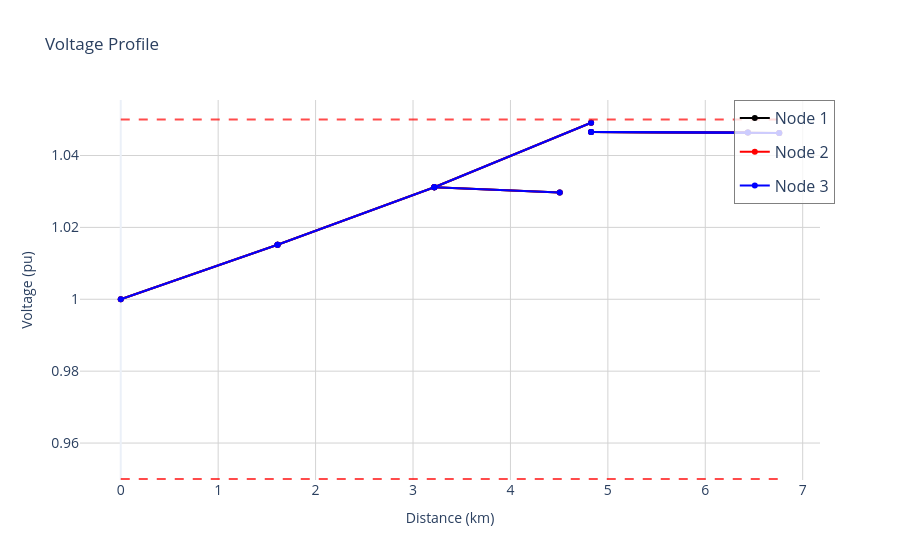

The cell this chart's notebook holds for it:
### Code cell
dss_tools.interactive_view.voltage_profile()

### Figure 1 — Plotly figure (JSON) as saved in the notebook; plotly's stock layout.template omitted (floating-point values rounded to 4 significant figures)
{"data": [{"customdata": [["0"], ["1"]], "hovertemplate": "Bus: %{customdata[0]}<br>Distance: %{x}<br>Voltage: %{y:.3f} pu<extra></extra>", "legendgroup": "Node 1", "line": {"color": "black"}, "marker": {"color": "black"}, "mode": "lines+markers", "name": "Node 1", "showlegend": true, "x": [0.0, 1.609], "y": [1.0, 1.015], "type": "scatter"}, {"customdata": [["1"], ["2"]], "hovertemplate": "Bus: %{customdata[0]}<br>Distance: %{x}<br>Voltage: %{y:.3f} pu<extra></extra>", "legendgroup": "Node 1", "line": {"color": "black"}, "marker": {"color": "black"}, "mode": "lines+markers", "name": "Node 1", "showlegend": false, "x": [1.609, 3.219], "y": [1.015, 1.031], "type": "scatter"}, {"customdata": [["2"], ["3"]], "hovertemplate": "Bus: %{customdata[0]}<br>Distance: %{x}<br>Voltage: %{y:.3f} pu<extra></extra>", "legendgroup": "Node 1", "line": {"color": "black"}, "marker": {"color": "black"}, "mode": "lines+markers", "name": "Node 1", "showlegend": false, "x": [3.219, 4.506], "y": [1.031, 1.03], "type": "scatter"}, {"customdata": [["2"], ["4"]], "hovertemplate": "Bus: %{customdata[0]}<br>Distance: %{x}<br>Voltage: %{y:.3f} pu<extra></extra>", "legendgroup": "Node 1", "line": {"color": "black"}, "marker": {"color": "black"}, "mode": "lines+markers", "name": "Node 1", "showlegend": false, "x": [3.219, 4.828], "y": [1.031, 1.049], "type": "scatter"}, {"customdata": [["5"], ["6"]], "hovertemplate": "Bus: %{customdata[0]}<br>Distance: %{x}<br>Voltage: %{y:.3f} pu<extra></extra>", "legendgroup": "Node 1", "line": {"color": "black"}, "marker": {"color": "black"}, "mode": "lines+markers", "name": "Node 1", "showlegend": false, "x": [4.828, 6.437], "y": [1.047, 1.046], "type": "scatter"}, {"customdata": [["5"], ["7"]], "hovertemplate": "Bus: %{customdata[0]}<br>Distance: %{x}<br>Voltage: %{y:.3f} pu<extra></extra>", "legendgroup": "Node 1", "line": {"color": "black"}, "marker": {"color": "black"}, "mode": "lines+markers", "name": "Node 1", "showlegend": false, "x": [4.828, 6.759], "y": [1.047, 1.046], "type": "scatter"}, {"customdata": [["0"], ["1"]], "hovertemplate": "Bus: %{customdata[0]}<br>Distance: %{x}<br>Voltage: %{y:.3f} pu<extra></extra>", "legendgroup": "Node 2", "line": {"color": "red"}, "marker": {"color": "red"}, "mode": "lines+markers", "name": "Node 2", "showlegend": true, "x": [0.0, 1.609], "y": [1.0, 1.015], "type": "scatter"}, {"customdata": [["1"], ["2"]], "hovertemplate": "Bus: %{customdata[0]}<br>Distance: %{x}<br>Voltage: %{y:.3f} pu<extra></extra>", "legendgroup": "Node 2", "line": {"color": "red"}, "marker": {"color": "red"}, "mode": "lines+markers", "name": "Node 2", "showlegend": false, "x": [1.609, 3.219], "y": [1.015, 1.031], "type": "scatter"}, {"customdata": [["2"], ["3"]], "hovertemplate": "Bus: %{customdata[0]}<br>Distance: %{x}<br>Voltage: %{y:.3f} pu<extra></extra>", "legendgroup": "Node 2", "line": {"color": "red"}, "marker": {"color": "red"}, "mode": "lines+markers", "name": "Node 2", "showlegend": false, "x": [3.219, 4.506], "y": [1.031, 1.03], "type": "scatter"}, {"customdata": [["2"], ["4"]], "hovertemplate": "Bus: %{customdata[0]}<br>Distance: %{x}<br>Voltage: %{y:.3f} pu<extra></extra>", "legendgroup": "Node 2", "line": {"color": "red"}, "marker": {"color": "red"}, "mode": "lines+markers", "name": "Node 2", "showlegend": false, "x": [3.219, 4.828], "y": [1.031, 1.049], "type": "scatter"}, {"customdata": [["5"], ["6"]], "hovertemplate": "Bus: %{customdata[0]}<br>Distance: %{x}<br>Voltage: %{y:.3f} pu<extra></extra>", "legendgroup": "Node 2", "line": {"color": "red"}, "marker": {"color": "red"}, "mode": "lines+markers", "name": "Node 2", "showlegend": false, "x": [4.828, 6.437], "y": [1.047, 1.046], "type": "scatter"}, {"customdata": [["5"], ["7"]], "hovertemplate": "Bus: %{customdata[0]}<br>Distance: %{x}<br>Voltage: %{y:.3f} pu<extra></extra>", "legendgroup": "Node 2", "line": {"color": "red"}, "marker": {"color": "red"}, "mode": "lines+markers", "name": "Node 2", "showlegend": false, "x": [4.828, 6.759], "y": [1.047, 1.046], "type": "scatter"}, {"customdata": [["0"], ["1"]], "hovertemplate": "Bus: %{customdata[0]}<br>Distance: %{x}<br>Voltage: %{y:.3f} pu<extra></extra>", "legendgroup": "Node 3", "line": {"color": "blue"}, "marker": {"color": "blue"}, "mode": "lines+markers", "name": "Node 3", "showlegend": true, "x": [0.0, 1.609], "y": [1.0, 1.015], "type": "scatter"}, {"customdata": [["1"], ["2"]], "hovertemplate": "Bus: %{customdata[0]}<br>Distance: %{x}<br>Voltage: %{y:.3f} pu<extra></extra>", "legendgroup": "Node 3", "line": {"color": "blue"}, "marker": {"color": "blue"}, "mode": "lines+markers", "name": "Node 3", "showlegend": false, "x": [1.609, 3.219], "y": [1.015, 1.031], "type": "scatter"}, {"customdata": [["2"], ["3"]], "hovertemplate": "Bus: %{customdata[0]}<br>Distance: %{x}<br>Voltage: %{y:.3f} pu<extra></extra>", "legendgroup": "Node 3", "line": {"color": "blue"}, "marker": {"color": "blue"}, "mode": "lines+markers", "name": "Node 3", "showlegend": false, "x": [3.219, 4.506], "y": [1.031, 1.03], "type": "scatter"}, {"customdata": [["2"], ["4"]], "hovertemplate": "Bus: %{customdata[0]}<br>Distance: %{x}<br>Voltage: %{y:.3f} pu<extra></extra>", "legendgroup": "Node 3", "line": {"color": "blue"}, "marker": {"color": "blue"}, "mode": "lines+markers", "name": "Node 3", "showlegend": false, "x": [3.219, 4.828], "y": [1.031, 1.049], "type": "scatter"}, {"customdata": [["5"], ["6"]], "hovertemplate": "Bus: %{customdata[0]}<br>Distance: %{x}<br>Voltage: %{y:.3f} pu<extra></extra>", "legendgroup": "Node 3", "line": {"color": "blue"}, "marker": {"color": "blue"}, "mode": "lines+markers", "name": "Node 3", "showlegend": false, "x": [4.828, 6.437], "y": [1.047, 1.046], "type": "scatter"}, {"customdata": [["5"], ["7"]], "hovertemplate": "Bus: %{customdata[0]}<br>Distance: %{x}<br>Voltage: %{y:.3f} pu<extra></extra>", "legendgroup": "Node 3", "line": {"color": "blue"}, "marker": {"color": "blue"}, "mode": "lines+markers", "name": "Node 3", "showlegend": false, "x": [4.828, 6.759], "y": [1.047, 1.046], "type": "scatter"}], "layout": {"title": {"text": "Voltage Profile"}, "xaxis": {"title": {"text": "Distance (km)"}, "tickfont": {"size": 14}, "showgrid": true, "gridcolor": "lightgray"}, "yaxis": {"title": {"text": "Voltage (pu)"}, "tickfont": {"size": 14}, "showgrid": true, "gridcolor": "lightgray"}, "legend": {"font": {"size": 16}, "xanchor": "right", "yanchor": "top", "x": 1.02, "y": 1, "bgcolor": "rgba(255,255,255,0.8)", "bordercolor": "gray", "borderwidth": 1}, "showlegend": true, "shapes": [{"line": {"color": "red", "dash": "dash", "width": 2}, "opacity": 0.7, "type": "line", "x0": 0, "x1": 6.759, "y0": 1.05, "y1": 1.05}, {"line": {"color": "red", "dash": "dash", "width": 2}, "opacity": 0.7, "type": "line", "x0": 0, "x1": 6.759, "y0": 0.95, "y1": 0.95}]}}
